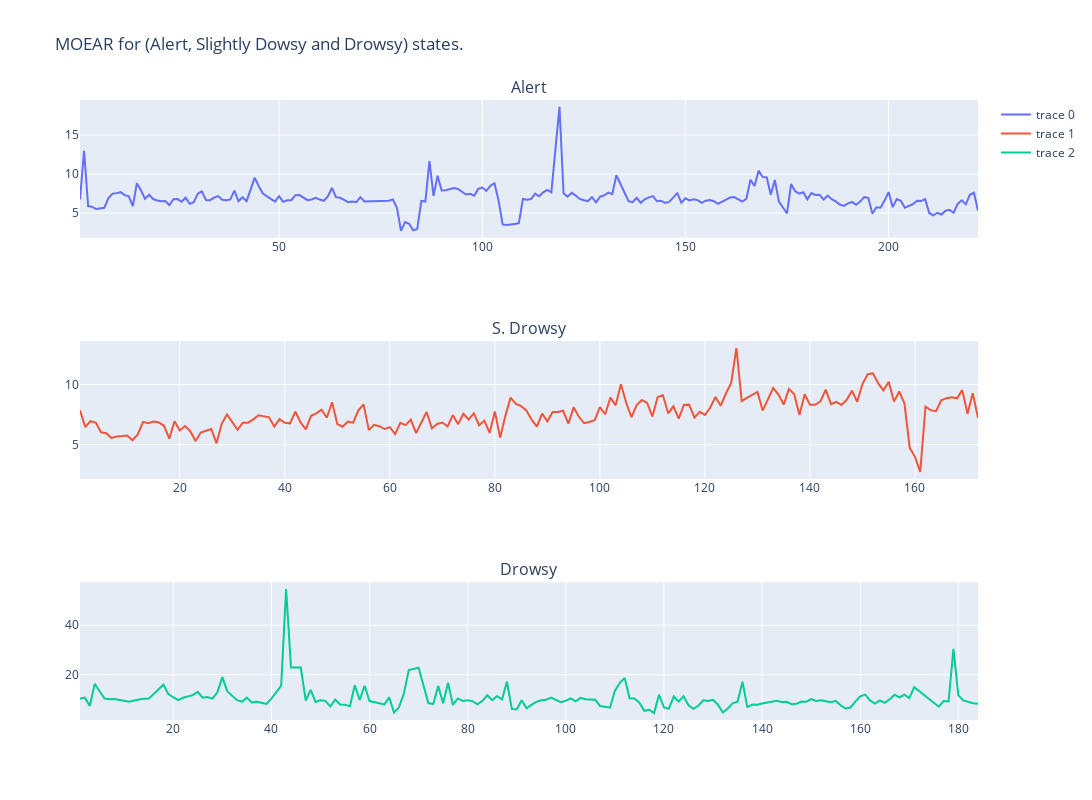

Here is the notebook cell this chart was saved with:
### Markdown cell above
### MOEAR for all the states

### Code cell
from plotly.subplots import make_subplots
import plotly.graph_objects as go

fig = make_subplots(rows=3, cols=1,
subplot_titles=("Alert", "S. Drowsy", "Drowsy")
)

fig.append_trace(
    go.Line(x = df_0["blink_count"], y = df_0["MOEAR"]),
    row=1, col=1
)

fig.append_trace(
    go.Line(x = df_5["blink_count"], y = df_5["MOEAR"]),
    row=2, col=1
)

fig.append_trace(
    go.Line(x = df_10["blink_count"], y = df_10["MOEAR"]),
    row=3, col=1
)

fig.update_layout(height=800, width=1550, title_text="MOEAR for (Alert, Slightly Dowsy and Drowsy) states.")
fig.show()

### Figure 1 — Plotly figure (JSON) as saved in the notebook; plotly's stock layout.template omitted (floating-point values rounded to 4 significant figures; data arrays with more than 128 entries replaced by an {"elided": "..."} marker saying what was removed)
{"data": [{"type": "scatter", "x": {"elided": "217 int values"}, "xaxis": "x", "y": {"elided": "217 float values"}, "yaxis": "y"}, {"type": "scatter", "x": {"elided": "170 int values"}, "xaxis": "x2", "y": {"elided": "170 float values"}, "yaxis": "y2"}, {"type": "scatter", "x": {"elided": "184 int values"}, "xaxis": "x3", "y": {"elided": "184 float values"}, "yaxis": "y3"}], "layout": {"annotations": [{"font": {"size": 16}, "showarrow": false, "text": "Alert", "x": 0.5, "xanchor": "center", "xref": "paper", "y": 1, "yanchor": "bottom", "yref": "paper"}, {"font": {"size": 16}, "showarrow": false, "text": "S. Drowsy", "x": 0.5, "xanchor": "center", "xref": "paper", "y": 0.6111, "yanchor": "bottom", "yref": "paper"}, {"font": {"size": 16}, "showarrow": false, "text": "Drowsy", "x": 0.5, "xanchor": "center", "xref": "paper", "y": 0.2222, "yanchor": "bottom", "yref": "paper"}], "height": 800, "title": {"text": "MOEAR for (Alert, Slightly Dowsy and Drowsy) states."}, "width": 1550, "xaxis": {"anchor": "y", "domain": [0, 1]}, "xaxis2": {"anchor": "y2", "domain": [0, 1]}, "xaxis3": {"anchor": "y3", "domain": [0, 1]}, "yaxis": {"anchor": "x", "domain": [0.7778, 1]}, "yaxis2": {"anchor": "x2", "domain": [0.3889, 0.6111]}, "yaxis3": {"anchor": "x3", "domain": [0, 0.2222]}}}
